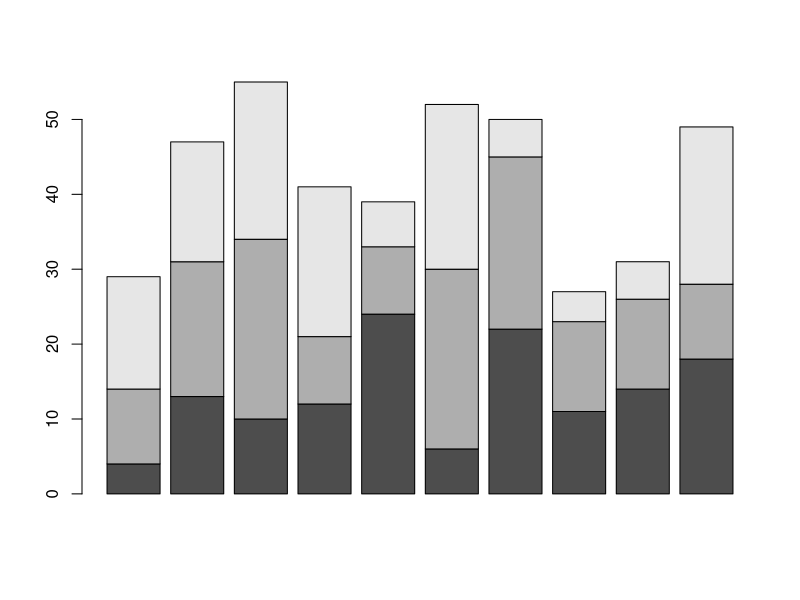
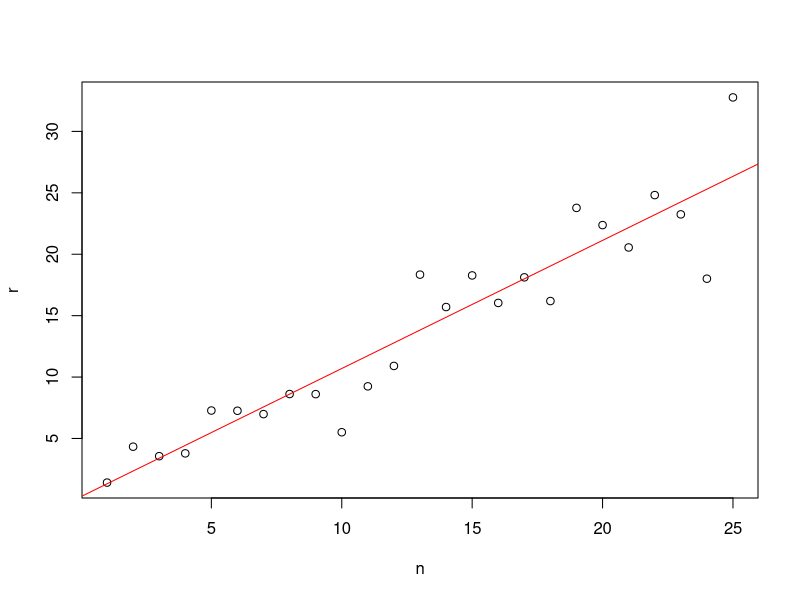
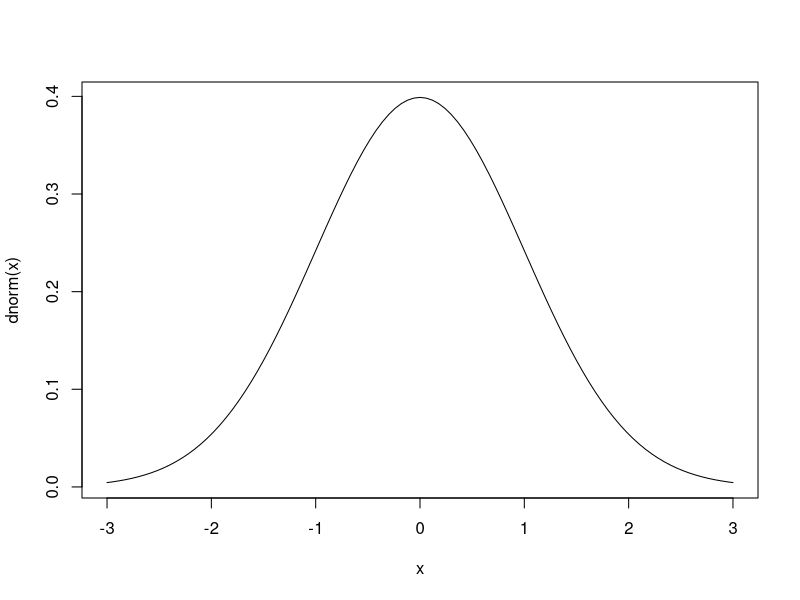
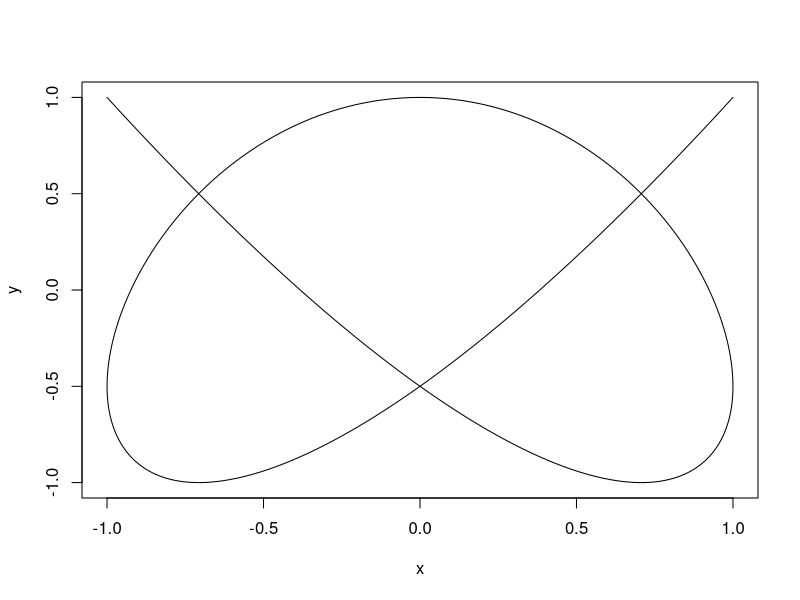

Generate these figures, in order, with R:
#1.
round(exp(1),4)
#2.
x<-rnorm(50)
mean(x)
sd(x)
#3.
sort(x)
#Smallest value is -1.92397481 and largest value is 2.09925200
#4. h stands for histogram, l stands for lines, s stands for stair steps, while b stands for both points and lines
#5. seq(25,1,-1) This decrements starting from 25 until it reaches 1, it is a list. rep(0,25) makes a list of 25 zeros
#6. 
n<-1:25
samp<-sample(n,30,replace=TRUE)
A<-matrix(samp,ncol=10)
A[1,]
#7.
A[,2:4]
#8.
data<-matrix(samp,nrow=3)
barplot(data)
# We see a segmented barchart
#9.
#It adds a line through a plot, in this case the line is red
w<-sqrt(n)
r<- n + rnorm(n)*w
regress.rn<-lm(r~n)
summary(regress.rn)
plot(n,r)
abline(regress.rn,col="red")
#10.
curve(dnorm(x),-3,3)
#This just draws a bell curve from -3 to 3
#11.
angle<-seq(-pi,pi,0.01)
x<-sin(3*angle)
y<-cos(4*angle)
plot(x,y,type="l")
#This draws a polar plot with lines. The shape is almost like an upside down pretzel or upside down heart with a bit of extra stuff drawn onto it.
